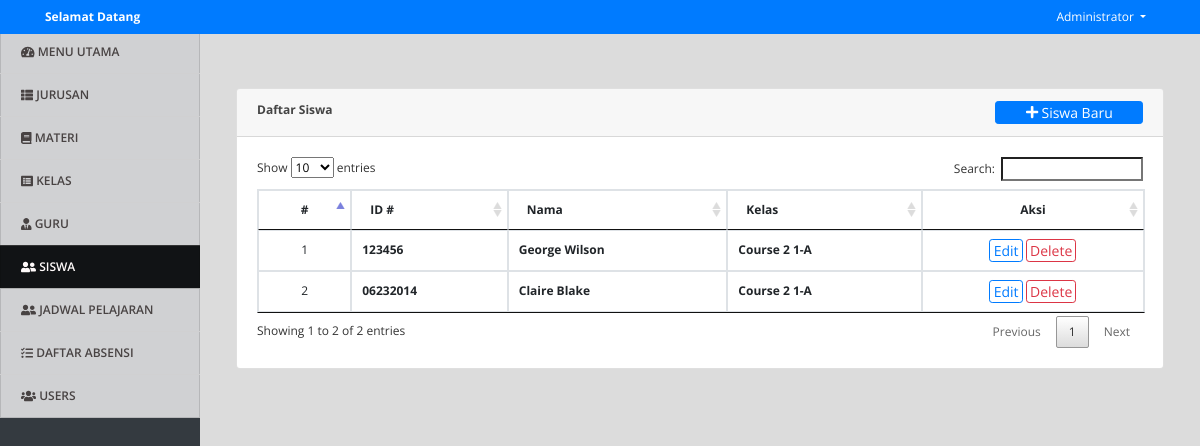
The app's page /index.php?page=students (signed in) with its own data.
### tables this page shows
CREATE TABLE `students` (
  `id` int(30) NOT NULL,
  `id_no` varchar(50) NOT NULL,
  `class_id` int(30) NOT NULL,
  `name` text NOT NULL,
  `date_created` datetime NOT NULL DEFAULT current_timestamp()
);

### students.php (the view, shortened to what this page needs)
<?php include('db_connect.php');?>
<div class="container-fluid">
	<div class="col-lg-12">
		<div class="row">
			<div class="col-md-12">
				<div class="card">
					<div class="card-header">
						<b>Daftar Siswa</b>
						<span class="float:right"><a class="btn btn-primary btn-block btn-sm col-sm-2 float-right" href="javascript:void(0)" id="new_student">
					<i class="fa fa-plus"></i> Siswa Baru
				</a></span>
					</div>
					<div class="card-body">
						<table class="table table-condensed table-bordered table-hover">
							<thead>
								<tr>
									<th class="text-center">#</th>
									<th class="">ID #</th>
									<th class="">Nama</th>
									<th class="">Kelas</th>
									<th class="text-center">Aksi</th>
								</tr>
							</thead>
							<tbody>
								<?php
								$i = 1;
								$student = $conn->query("SELECT s.*,concat(co.course,' ',c.level,'-',c.section) as `class` FROM students s inner join `class` c on c.id = s.class_id inner join courses co on co.id = c.course_id order by s.name desc ");
								while($row=$student->fetch_assoc()):
								?>
								<tr>
									<td class="text-center"><?php echo $i++ ?></td>
									<td>
										<p> <b><?php echo $row['id_no'] ?></b></p>
									</td>
									<td>
										<p> <b><?php echo ucwords($row['name']) ?></b></p>
									</td>
									<td class="">
										 <p> <b><?php echo $row['class'] ?></b></p>
									</td>
									<td class="text-center">
										<button class="btn btn-sm btn-outline-primary edit_student" type="button" data-id="<?php echo $row['id'] ?>" >Edit</button>
										<button class="btn btn-sm btn-outline-danger delete_student" type="button" data-id="<?php echo $row['id'] ?>">Delete</button>
									</td>
								</tr>
								<?php endwhile; ?>
							</tbody>
						</table>
					</div>
				</div>
			</div>
		</div>
	</div>
</div>

### assets/css/style.css (style rules this page uses)
body { font-family: "Open Sans", sans-serif; color: #444444; width: 100%; height: calc(100%); font-size: 12px; }
a { color: #1977cc; }
.btn-sm { padding: .0001rem .2rem; }

### index.php (style rules this page uses)
body { background: #80808045; }

### students.php (style rules this page uses)
td { vertical-align: middle !important; }
td p { margin: unset }

### records on screen
students: id_no "123456", name "George Wilson", class "Course 2 1-A"
students: id_no "06232014", name "Claire Blake", class "Course 2 1-A"

### other values on screen
$_SESSION['system']['name'] "Selamat Datang"
$_SESSION['login_name'] "Administrator"
